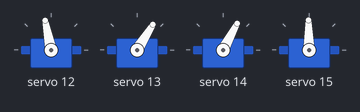
A sketch run on a simulated Arduino Uno, built with avr-gcc and run on an emulated ATmega328P. Parts: 4 × servo. What the sketch prints to the serial monitor is not drawn.

Above: at 1.1 s.
At 5.1 s:
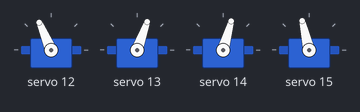
Timing chart, 0 to 6.6 s (numbered marks = the images above):
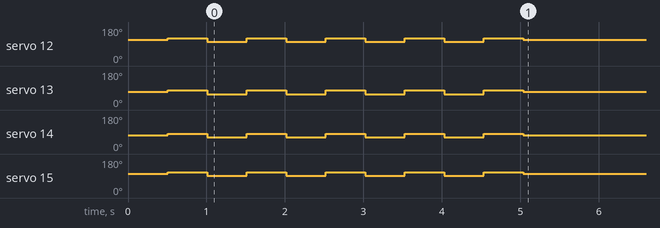

Measured:
- by itself, servo 12: repeats every 1.0 s: 101° 0.50 s, 121° 0.50 s, until it stays 113° from 5.0 s
- by itself, servo 13: repeats every 1.0 s: 58° 0.50 s, 77° 0.50 s, until it stays 70° from 5.0 s
- by itself, servo 14: repeats every 1.0 s: 62° 0.50 s, 81° 0.50 s, until it stays 74° from 5.0 s
- by itself, servo 15: repeats every 1.0 s: 91° 0.50 s, 111° 0.50 s, until it stays 103° from 5.0 s

The sketch:

testPwmServo.ino
```cpp
#include <Wire.h>
#include <Adafruit_PWMServoDriver.h>
Adafruit_PWMServoDriver pwm = Adafruit_PWMServoDriver();
const unsigned int minHorizontal[] = {230, 120, 160, 200};
const unsigned int maxHorizontal[] = {630, 520, 580, 640};

// servo 0
//#define SERVOMIN  230 // this is the 'minimum' pulse length count (out of 4096)
//#define SERVOMAX  630 // this is the 'maximum' pulse length count (out of 4096)
// servo 1
//#define SERVOMIN  120 // this is the 'minimum' pulse length count (out of 4096)
//#define SERVOMAX  520 // this is the 'maximum' pulse length count (out of 4096)
// servo 2
//#define SERVOMIN  160 // this is the 'minimum' pulse length count (out of 4096)
//#define SERVOMAX  580 // this is the 'maximum' pulse length count (out of 4096)
// servo 3
//#define SERVOMIN  200 // this is the 'minimum' pulse length count (out of 4096)
//#define SERVOMAX  640 // this is the 'maximum' pulse length count (out of 4096)

// servo 12
//#define SERVOMIN  200 // this is the 'minimum' pulse length count (out of 4096)
//#define SERVOMAX  640 // this is the 'maximum' pulse length count (out of 4096)
// servo 13
//#define SERVOMIN  120 // this is the 'minimum' pulse length count (out of 4096)
//#define SERVOMAX  500 // this is the 'maximum' pulse length count (out of 4096)
// servo 14
//#define SERVOMIN  130 // this is the 'minimum' pulse length count (out of 4096)
//#define SERVOMAX  510 // this is the 'maximum' pulse length count (out of 4096)
// servo 15
//#define SERVOMIN  230 // this is the 'minimum' pulse length count (out of 4096)
//#define SERVOMAX  560 // this is the 'maximum' pulse length count (out of 4096)

//const unsigned int minVertical[] = {200, 120, 130, 230};
//const unsigned int maxVertical[] = {640, 500, 510, 560};
//const unsigned int midVertical[] = {420, 310, 320, 395};


const unsigned int minVertical[] = {200, 500, 130, 560};
const unsigned int maxVertical[] = {640, 120, 510, 230};
const unsigned int midVertical[] = {420, 310, 320, 395};

uint8_t servonum = 15;
//uint8_t servonum2 = servonum -12;

void setup() {
  Serial.begin(9600);
  Serial.println("16 channel Servo test!");

  pwm.begin();

  pwm.setPWMFreq(60);  // Analog servos run at ~60 Hz updates

  //pwm.setPWM(servonum2, 0, (SERVOMAX + SERVOMIN)/2);

  //for(int i = 15; i >= 12; i--)
  //{
//    pwm.setPWM(i,0,minVertical[i]);
  //}
  /*
  for(int i = 12; i < 16; i++)
  {
    pwm.setPWM(i,0,(minVertical[i] + maxVertical[i]) / 2);
    delay(300);
  }
  */

  for(int i = 12; i < 16; i++)
  {
    pwm.setPWM(i,0,midVertical[i-12]);
  }
  for(int j = 0; j < 5; j++)
  {
  delay(500);

  for(int i = 12; i < 16; i++)
  {
    pwm.setPWM(i,0,midVertical[i-12] + 20);
  }
  delay(500);

  for(int i = 12; i < 16; i++)
  {
    pwm.setPWM(i,0,midVertical[i-12] - 30);
  }
  }

  for(int i = 12; i < 16; i++)
  {
    pwm.setPWM(i,0,midVertical[i-12]);
  }
}
void loop() {

}
```
